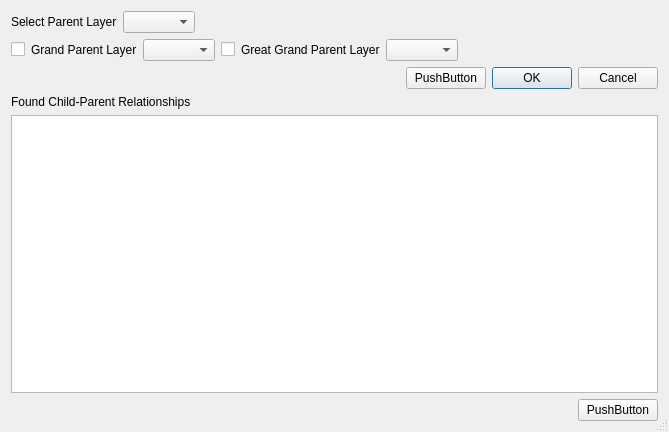
<?xml version="1.0" encoding="UTF-8"?>
<ui version="4.0">
 <class>class_subclass_browser_parent_id_dialog</class>
 <widget class="QDialog" name="class_subclass_browser_parent_id_dialog">
  <property name="geometry">
   <rect>
    <x>0</x>
    <y>0</y>
    <width>669</width>
    <height>432</height>
   </rect>
  </property>
  <property name="sizePolicy">
   <sizepolicy hsizetype="Expanding" vsizetype="Expanding">
    <horstretch>0</horstretch>
    <verstretch>0</verstretch>
   </sizepolicy>
  </property>
  <property name="windowTitle">
   <string>Intrasis ParentId</string>
  </property>
  <property name="windowIcon">
   <iconset>
    <normaloff>assets/svedigark.svg</normaloff>assets/svedigark.svg</iconset>
  </property>
  <property name="sizeGripEnabled">
   <bool>true</bool>
  </property>
  <layout class="QGridLayout" name="gridLayout">
   <item row="0" column="0">
    <layout class="QHBoxLayout" name="horizontalLayout">
     <item>
      <widget class="QLabel" name="label">
       <property name="text">
        <string>Select Parent Layer</string>
       </property>
      </widget>
     </item>
     <item>
      <widget class="QComboBox" name="combo_box_parentlayer"/>
     </item>
     <item>
      <spacer name="horizontalSpacer">
       <property name="orientation">
        <enum>Qt::Horizontal</enum>
       </property>
       <property name="sizeHint" stdset="0">
        <size>
         <width>40</width>
         <height>20</height>
        </size>
       </property>
      </spacer>
     </item>
    </layout>
   </item>
   <item row="1" column="0">
    <layout class="QHBoxLayout" name="horizontalLayout_2">
     <item>
      <widget class="QCheckBox" name="check_box_activate_grand_parent">
       <property name="layoutDirection">
        <enum>Qt::RightToLeft</enum>
       </property>
       <property name="text">
        <string/>
       </property>
      </widget>
     </item>
     <item>
      <widget class="QLabel" name="label_2">
       <property name="text">
        <string>Grand Parent Layer</string>
       </property>
       <property name="scaledContents">
        <bool>false</bool>
       </property>
      </widget>
     </item>
     <item>
      <widget class="QComboBox" name="combo_box_grandparentlayer"/>
     </item>
     <item>
      <widget class="QCheckBox" name="check_box_activate_great_parent">
       <property name="layoutDirection">
        <enum>Qt::RightToLeft</enum>
       </property>
       <property name="text">
        <string/>
       </property>
      </widget>
     </item>
     <item>
      <widget class="QLabel" name="label_3">
       <property name="text">
        <string>Great Grand Parent Layer</string>
       </property>
      </widget>
     </item>
     <item>
      <widget class="QComboBox" name="combo_box_greatgrandparentlayer"/>
     </item>
     <item>
      <spacer name="horizontalSpacer_2">
       <property name="orientation">
        <enum>Qt::Horizontal</enum>
       </property>
       <property name="sizeHint" stdset="0">
        <size>
         <width>40</width>
         <height>20</height>
        </size>
       </property>
      </spacer>
     </item>
    </layout>
   </item>
   <item row="2" column="0">
    <layout class="QHBoxLayout" name="horizontalLayout_3">
     <item>
      <spacer name="horizontalSpacer_3">
       <property name="orientation">
        <enum>Qt::Horizontal</enum>
       </property>
       <property name="sizeHint" stdset="0">
        <size>
         <width>40</width>
         <height>20</height>
        </size>
       </property>
      </spacer>
     </item>
     <item>
      <widget class="QPushButton" name="pushButton_generate_parent_id">
       <property name="text">
        <string>PushButton</string>
       </property>
      </widget>
     </item>
     <item>
      <widget class="QDialogButtonBox" name="button_box_generate_parent_id">
       <property name="sizePolicy">
        <sizepolicy hsizetype="Fixed" vsizetype="Fixed">
         <horstretch>0</horstretch>
         <verstretch>0</verstretch>
        </sizepolicy>
       </property>
       <property name="layoutDirection">
        <enum>Qt::LeftToRight</enum>
       </property>
       <property name="orientation">
        <enum>Qt::Horizontal</enum>
       </property>
       <property name="standardButtons">
        <set>QDialogButtonBox::Cancel|QDialogButtonBox::Ok</set>
       </property>
      </widget>
     </item>
    </layout>
   </item>
   <item row="3" column="0">
    <layout class="QVBoxLayout" name="verticalLayout">
     <item>
      <widget class="QLabel" name="label_4">
       <property name="text">
        <string>Found Child-Parent Relationships</string>
       </property>
      </widget>
     </item>
     <item>
      <widget class="QTableView" name="tableView_parent">
       <property name="sizeAdjustPolicy">
        <enum>QAbstractScrollArea::AdjustIgnored</enum>
       </property>
       <property name="alternatingRowColors">
        <bool>true</bool>
       </property>
       <property name="sortingEnabled">
        <bool>true</bool>
       </property>
       <attribute name="horizontalHeaderStretchLastSection">
        <bool>false</bool>
       </attribute>
      </widget>
     </item>
    </layout>
   </item>
   <item row="4" column="0">
    <layout class="QHBoxLayout" name="horizontalLayout_4" stretch="0,0">
     <item>
      <spacer name="horizontalSpacer_4">
       <property name="orientation">
        <enum>Qt::Horizontal</enum>
       </property>
       <property name="sizeHint" stdset="0">
        <size>
         <width>40</width>
         <height>20</height>
        </size>
       </property>
      </spacer>
     </item>
     <item>
      <widget class="QPushButton" name="pushButton">
       <property name="text">
        <string>PushButton</string>
       </property>
      </widget>
     </item>
    </layout>
   </item>
  </layout>
 </widget>
 <resources/>
 <connections>
  <connection>
   <sender>button_box_generate_parent_id</sender>
   <signal>accepted()</signal>
   <receiver>class_subclass_browser_parent_id_dialog</receiver>
   <slot>accept()</slot>
   <hints>
    <hint type="sourcelabel">
     <x>248</x>
     <y>254</y>
    </hint>
    <hint type="destinationlabel">
     <x>157</x>
     <y>274</y>
    </hint>
   </hints>
  </connection>
  <connection>
   <sender>button_box_generate_parent_id</sender>
   <signal>rejected()</signal>
   <receiver>class_subclass_browser_parent_id_dialog</receiver>
   <slot>reject()</slot>
   <hints>
    <hint type="sourcelabel">
     <x>316</x>
     <y>260</y>
    </hint>
    <hint type="destinationlabel">
     <x>286</x>
     <y>274</y>
    </hint>
   </hints>
  </connection>
 </connections>
</ui>
